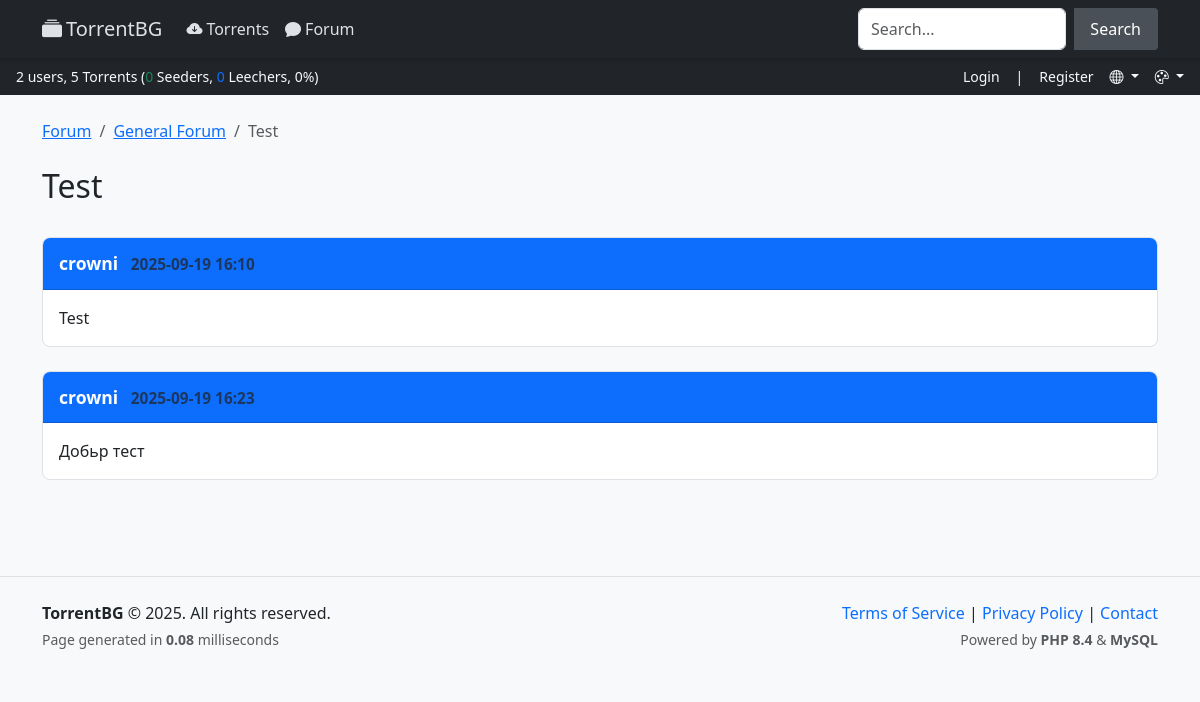
Page /forum_topic.php?id=1 on the committed database.
### tables this page shows
CREATE TABLE IF NOT EXISTS `forum_topics` (
  `id` int UNSIGNED NOT NULL AUTO_INCREMENT,
  `forum_id` int UNSIGNED NOT NULL,
  `user_id` int UNSIGNED NOT NULL,
  `title` varchar(255) NOT NULL,
  `created_at` datetime DEFAULT CURRENT_TIMESTAMP,
  `updated_at` datetime DEFAULT CURRENT_TIMESTAMP ON UPDATE CURRENT_TIMESTAMP,
  `views` int UNSIGNED NOT NULL DEFAULT '0',
  `replies` int UNSIGNED NOT NULL DEFAULT '0',
  `last_post_id` int UNSIGNED DEFAULT NULL,
  `is_locked` tinyint(1) NOT NULL DEFAULT '0',
  `is_sticky` tinyint(1) NOT NULL DEFAULT '0',
  PRIMARY KEY (`id`),
  KEY `forum_id` (`forum_id`),
  KEY `user_id` (`user_id`),
  KEY `last_post_id` (`last_post_id`)
);

CREATE TABLE IF NOT EXISTS `forums` (
  `id` int UNSIGNED NOT NULL AUTO_INCREMENT,
  `name` varchar(100) NOT NULL,
  `description` text,
  `icon` varchar(255) DEFAULT NULL,
  `parent_id` int UNSIGNED DEFAULT NULL,
  `order` tinyint UNSIGNED NOT NULL DEFAULT '0',
  `is_active` tinyint(1) NOT NULL DEFAULT '1',
  `topics_count` int UNSIGNED NOT NULL DEFAULT '0',
  `posts_count` int UNSIGNED NOT NULL DEFAULT '0',
  `last_post_id` int UNSIGNED DEFAULT NULL,
  PRIMARY KEY (`id`),
  KEY `parent_id` (`parent_id`),
  KEY `last_post_id` (`last_post_id`)
);

CREATE TABLE IF NOT EXISTS `forum_posts` (
  `id` int UNSIGNED NOT NULL AUTO_INCREMENT,
  `topic_id` int UNSIGNED NOT NULL,
  `user_id` int UNSIGNED NOT NULL,
  `content` text NOT NULL,
  `created_at` datetime DEFAULT CURRENT_TIMESTAMP,
  `updated_at` datetime DEFAULT CURRENT_TIMESTAMP ON UPDATE CURRENT_TIMESTAMP,
  `is_edited` tinyint(1) NOT NULL DEFAULT '0',
  PRIMARY KEY (`id`),
  KEY `topic_id` (`topic_id`),
  KEY `user_id` (`user_id`)
);

CREATE TABLE IF NOT EXISTS `users` (
  `id` int UNSIGNED NOT NULL AUTO_INCREMENT,
  `username` varchar(50) NOT NULL,
  `email` varchar(100) NOT NULL,
  `password` varchar(255) NOT NULL,
  `rank` tinyint UNSIGNED NOT NULL DEFAULT '2' COMMENT '1=Guest,2=User,3=Uploader,4=Validator,5=Moderator,6=Owner',
  `created_at` timestamp NULL DEFAULT CURRENT_TIMESTAMP,
  `last_login` datetime DEFAULT NULL,
  `language` varchar(5) DEFAULT 'en',
  `style` varchar(10) DEFAULT 'light',
  `unread_notifications` int UNSIGNED NOT NULL DEFAULT '0',
  PRIMARY KEY (`id`),
  UNIQUE KEY `username` (`username`),
  UNIQUE KEY `email` (`email`)
);

### includes/Language.php (called while the page is built, shortened)
<?php
class Language {
    private string $langCode;
    private array $translations = [];
    public function __construct(string $langCode = 'en') {
        $supported = ['en', 'bg', 'fr', 'de', 'ru'];
        $this->langCode = in_array($langCode, $supported) ? $langCode : 'en';
    }
    private function loadLanguage(): void {
        $file = __DIR__ . "/../language/{$this->langCode}.php";
        if (file_exists($file)) {
            $this->translations = require $file;
        } else {
            $this->translations = require __DIR__ . '/../language/en.php';
        }
    }
    public function get(string $key, ...$params): string {
        $text = $this->translations[$key] ?? "{{$key}}";
        return $params ? vsprintf($text, array_map('htmlspecialchars', $params)) : htmlspecialchars($text);
    }
    public function getAvailable(): array {
        return ['en', 'bg', 'fr', 'de', 'ru'];
    }
}

### forum_topic.php (the view, shortened to what this page needs)
<?php
require_once __DIR__ . '/includes/Language.php';
require_once __DIR__ . '/includes/functions.php';
$pdo = Database::getInstance();
$id = (int)($_GET['id'] ?? 0);
$stmt = $pdo->prepare("
    SELECT ft.*, f.name as forum_name, f.id as forum_id, u.username as author_name
    FROM forum_topics ft
    JOIN forums f ON ft.forum_id = f.id
    JOIN users u ON ft.user_id = u.id
    WHERE ft.id = ?
");
$stmt->execute([$id]);
$topic = $stmt->fetch();
$pdo->prepare("UPDATE forum_topics SET views = views + 1 WHERE id = ?")->execute([$id]);
$page = max(1, (int)($_GET['page'] ?? 1));
$perPage = 20;
$offset = ($page - 1) * $perPage;
$stmt = $pdo->prepare("
    SELECT fp.*, u.username, u.rank
    FROM forum_posts fp
    JOIN users u ON fp.user_id = u.id
    WHERE fp.topic_id = ?
    ORDER BY fp.created_at ASC
    LIMIT ? OFFSET ?
");
$stmt->execute([$id, $perPage, $offset]);
$posts = $stmt->fetchAll();
require_once __DIR__ . '/templates/header.php';
?>
<nav aria-label="breadcrumb" class="mb-4">
    <ol class="breadcrumb">
        <li class="breadcrumb-item"><a href="/forum.php"><?= $lang->get('forum') ?></a></li>
        <li class="breadcrumb-item"><a href="/forum_view.php?id=<?= $topic['forum_id'] ?>"><?= htmlspecialchars($topic['forum_name']) ?></a></li>
        <li class="breadcrumb-item active" aria-current="page"><?= htmlspecialchars($topic['title']) ?></li>
    </ol>
</nav>
<div class="d-flex justify-content-between align-items-center mb-4">
    <h2><?= htmlspecialchars($topic['title']) ?></h2>
</div>
<?php if (empty($posts)): ?>
    <div class="alert alert-info"><?= $lang->get('no_posts_yet') ?></div>
<?php else: ?>
    <?php foreach ($posts as $post): ?>
        <div class="card mb-4">
            <div class="card-header d-flex justify-content-between">
                <div>
                    <strong><?= htmlspecialchars($post['username']) ?></strong>
                    <small class="text-muted ms-2"><?= date('Y-m-d H:i', strtotime($post['created_at'])) ?></small>
                </div>
            </div>
            <div class="card-body">
                <div class="post-content">
                    <?= parseBBC($post['content']) ?>
                </div>
            </div>
        </div>
    <?php endforeach; ?>
<?php endif; ?>
<?php require_once __DIR__ . '/templates/footer.php'; ?>

### includes/functions.php (shortened to what this page needs)
<?php
function parseBBC(string $text): string {
    $text = preg_replace('/\[b\](.*?)\[\/b\]/is', '<strong>$1</strong>', $text);
    $text = preg_replace('/\[i\](.*?)\[\/i\]/is', '<em>$1</em>', $text);
    $text = preg_replace('/\[u\](.*?)\[\/u\]/is', '<u>$1</u>', $text);
    $text = preg_replace('/\[url=(.*?)\](.*?)\[\/url\]/is', '<a href="$1" target="_blank">$2</a>', $text);
    $text = preg_replace('/\[url\](.*?)\[\/url\]/is', '<a href="$1" target="_blank">$1</a>', $text);
    $text = preg_replace('/\[img\](.*?)\[\/img\]/is', '<img src="$1" class="img-fluid" alt="Image">', $text);
$smiles = [
    'smile' => 'smile.gif',
    'wink' => 'wink.gif',
    'grin' => 'grin.gif',
    'tongue' => 'tongue.gif',
    'laugh' => 'laugh.gif',
    'sad' => 'sad.gif',
    'angry' => 'angry.gif',
    'shock' => 'shock.gif',
    'cool' => 'cool.gif',
    'blush' => 'blush.gif',
];
foreach ($smiles as $code => $file) {
    $text = str_replace("[smile=$code]", '<img src="/images/smiles/' . $file . '" alt="' . $code . '" class="smile-inline">', $text);
}
    return $text;
}

### styles/light/style.css (style rules this page uses)
body { background-color: #f8f9fa; color: #212529; font-family: 'Segoe UI', Tahoma, Geneva, Verdana, sans-serif; }
.card { border: 1px solid #dee2e6; border-radius: 8px; margin-bottom: 1rem; overflow: hidden; }
.card-header { background-color: #0d6efd; color: white; padding: 0.75rem 1rem; font-weight: bold; font-size: 1.1rem; }

### rows in the picture
forum_topics: forum.name "General Forum", title "Test"
forum_posts: user.username "crowni", created_at "2025-09-19 16:10", content "Test"
forum_posts: user.username "crowni", created_at "2025-09-19 16:23", content "Добьр тест"

### other values in the picture
$lang->get('site_title') "TorrentBG"
$lang->get('torrents') "Torrents"
$lang->get('forum') "Forum"
$lang->get('search_button') "Search"
$totalUsers "2"
$lang->get('users') "users"
$totalTorrents "5"
$seeders "0"
$lang->get('seeders') "Seeders"
$leechers "0"
$lang->get('leechers') "Leechers"
$seederPercentage "0"
$lang->get('login') "Login"
$lang->get('register') "Register"
$lang->get('all_rights_reserved') "All rights reserved"
